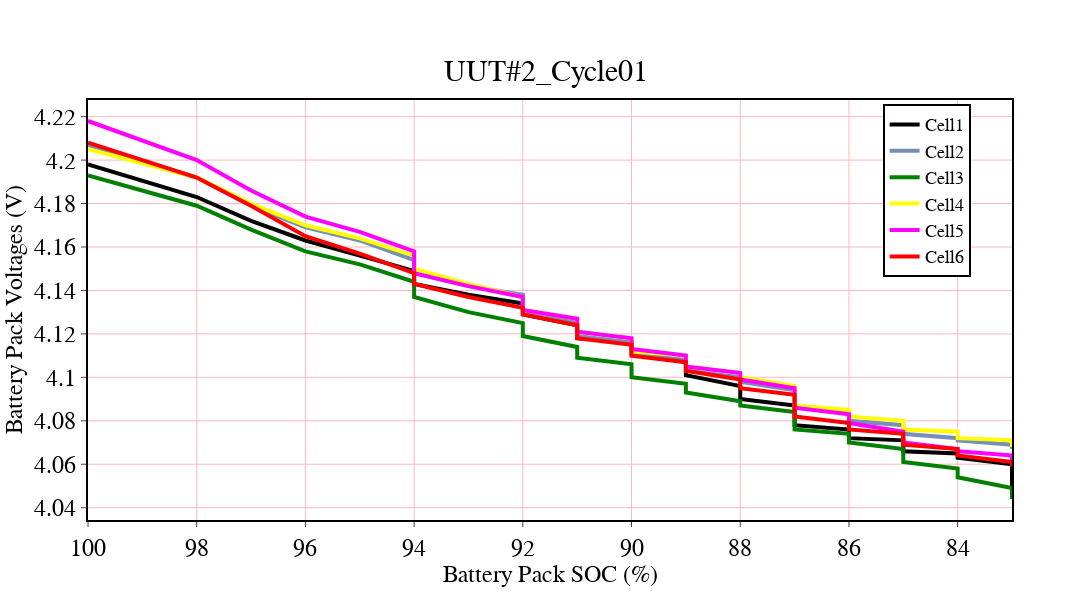
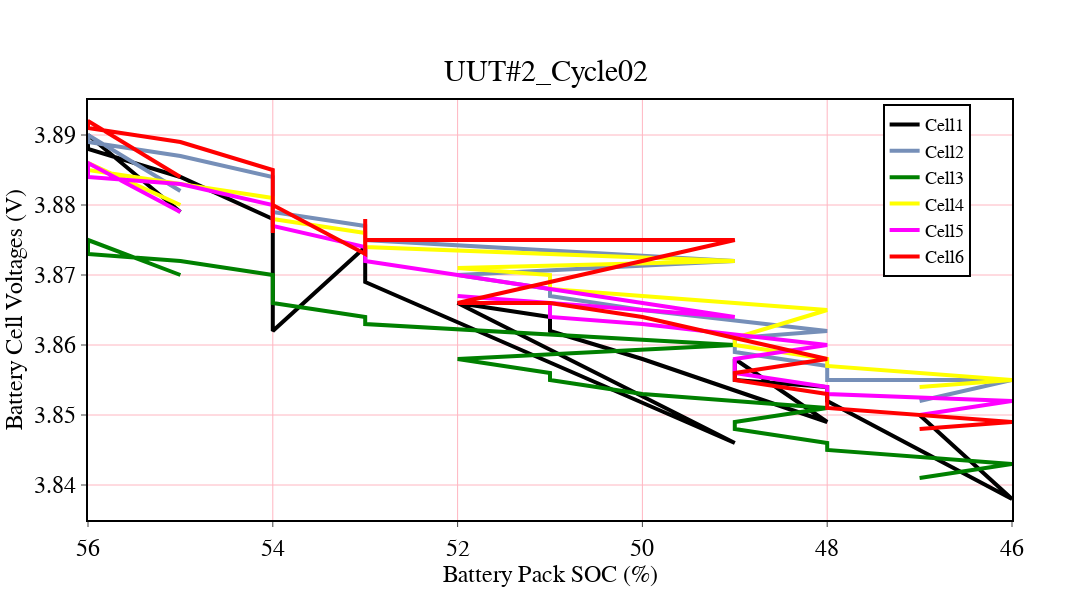

These figures' notebook cell, in order:
### Code cell
# Plot the 'Battery OCV [V]' with 'Battery SOC [%]' using line plot in plotly
fig = go.Figure()
#fig.add_trace(go.Scatter(x=df2_1['Battery SOC [%]'], y=df2_1['Battery OCV [V]'], name='UUT#1_Cycle01', line=dict(color='blue', width=4, dash='dashdot'), marker=dict(size=10, color='black', symbol='circle')))
fig.add_trace(go.Scatter(x=df2_1['Battery SOC [%]'], y=df2_1['Cell 1 '], name='Cell1', line=dict(color='light blue', width=4), marker=dict(size=10, color='black', symbol='circle')))
fig.add_trace(go.Scatter(x=df2_1['Battery SOC [%]'], y=df2_1['Cell 2 '], name='Cell2', line=dict(color='#768fb8', width=4), marker=dict(size=10, color='black', symbol='circle')))
fig.add_trace(go.Scatter(x=df2_1['Battery SOC [%]'], y=df2_1['Cell 3'], name='Cell3', line=dict(color='green', width=4), marker=dict(size=10, color='black', symbol='circle')))
fig.add_trace(go.Scatter(x=df2_1['Battery SOC [%]'], y=df2_1['Cell 4 '], name='Cell4', line=dict(color='yellow', width=4), marker=dict(size=10, color='black', symbol='circle')))
fig.add_trace(go.Scatter(x=df2_1['Battery SOC [%]'], y=df2_1['Cell  5 '], name='Cell5', line=dict(color='magenta', width=4), marker=dict(size=10, color='black', symbol='circle')))
fig.add_trace(go.Scatter(x=df2_1['Battery SOC [%]'], y=df2_1['Cell  6 '], name='Cell6', line=dict(color='red', width=4), marker=dict(size=10, color='black', symbol='circle')))

# flip the x and y axis
fig.update_layout(xaxis=dict(autorange="reversed"))
fig.update_layout(title='UUT#2_Cycle01')
# add description below the title as subtitle
fig.update_layout(title={'y': 0.9, 'x': 0.8, 'xanchor': 'center', 'yanchor': 'top'})
# add axis line and ticks
fig.update_xaxes(showline=True, linewidth=2, linecolor='black', mirror=True, ticks="outside")
fig.update_yaxes(showline=True, linewidth=2, linecolor='black', mirror=True, ticks="outside")
# Make x labels larger, and Times New Roman
fig.update_xaxes(title_text="Battery Pack SOC (%)", title_font=dict(size=24, family='Times New Roman', color='black'), title_standoff=25)
# Make y labels larger, and Times New Roman
fig.update_yaxes(title_text="Battery Pack Voltages (V) ", title_font=dict(size=24, family='Times New Roman', color='black'), title_standoff=25)
# change the legend font size and font family
fig.update_layout(legend=dict(font=dict(size=18, family='Times New Roman', color='black')))
# make background white
fig.update_layout(plot_bgcolor='white')
# Move x-label and y-label to the center
fig.update_layout(xaxis=dict(title=dict(standoff=5)), yaxis=dict(title=dict(standoff=5)))
# Icncrease x-axis and y-axis tick font size and font family
fig.update_xaxes(tickfont=dict(size=24, family='Times New Roman', color='black'))
fig.update_yaxes(tickfont=dict(size=24, family='Times New Roman', color='black'))
# add grid
fig.update_layout(xaxis=dict(showgrid=True, gridwidth=1, gridcolor='LightPink'), yaxis=dict(showgrid=True, gridwidth=1, gridcolor='LightPink'))
# add figure size
fig.update_layout(width=1200, height=600)
# keep the legend inside the plot area
fig.update_layout(legend=dict(x=0.86, y=0.99))
# Make title larger, and Times New Roman and center
fig.update_layout(title=dict(font=dict(size=30, family='Times New Roman', color='black'), x=0.5, xanchor='center'))
# add box around the legend
fig.update_layout(legend=dict(bordercolor='black', borderwidth=2))
fig.show()

# Plot the 'Battery OCV [V]' with 'Battery SOC [%]' using line plot in plotly
fig = go.Figure()
#fig.add_trace(go.Scatter(x=df2_2['Battery SOC [%]'], y=df2_2['Battery OCV [V]'], name='UUT#4_Cycle01', line=dict(color='blue', width=4, dash='dashdot'), marker=dict(size=10, color='black', symbol='circle')))
fig.add_trace(go.Scatter(x=df2_2['Battery SOC [%]'], y=df2_2['Cell 1 '], name='Cell1', line=dict(color='light blue', width=4), marker=dict(size=10, color='black', symbol='circle')))
fig.add_trace(go.Scatter(x=df2_2['Battery SOC [%]'], y=df2_2['Cell 2 '], name='Cell2', line=dict(color='#768fb8', width=4), marker=dict(size=10, color='black', symbol='circle')))
fig.add_trace(go.Scatter(x=df2_2['Battery SOC [%]'], y=df2_2['Cell 3'], name='Cell3', line=dict(color='green', width=4), marker=dict(size=10, color='black', symbol='circle')))
fig.add_trace(go.Scatter(x=df2_2['Battery SOC [%]'], y=df2_2['Cell 4 '], name='Cell4', line=dict(color='yellow', width=4), marker=dict(size=10, color='black', symbol='circle')))
fig.add_trace(go.Scatter(x=df2_2['Battery SOC [%]'], y=df2_2['Cell  5 '], name='Cell5', line=dict(color='magenta', width=4), marker=dict(size=10, color='black', symbol='circle')))
fig.add_trace(go.Scatter(x=df2_2['Battery SOC [%]'], y=df2_2['Cell  6 '], name='Cell6', line=dict(color='red', width=4), marker=dict(size=10, color='black', symbol='circle')))

# flip the x and y axis
fig.update_layout(xaxis=dict(autorange="reversed"))
fig.update_layout(title='UUT#2_Cycle02')
# add description below the title as subtitle
fig.update_layout(title={'y': 0.9, 'x': 0.8, 'xanchor': 'center', 'yanchor': 'top'})
# add axis line and ticks
fig.update_xaxes(showline=True, linewidth=2, linecolor='black', mirror=True, ticks="outside")
fig.update_yaxes(showline=True, linewidth=2, linecolor='black', mirror=True, ticks="outside")
# Make x labels larger, and Times New Roman
fig.update_xaxes(title_text="Battery Pack SOC (%)", title_font=dict(size=24, family='Times New Roman', color='black'), title_standoff=25)
# Make y labels larger, and Times New Roman
fig.update_yaxes(title_text="Battery Cell Voltages (V) ", title_font=dict(size=24, family='Times New Roman', color='black'), title_standoff=25)
# change the legend font size and font family
fig.update_layout(legend=dict(font=dict(size=18, family='Times New Roman', color='black')))
# make background white
fig.update_layout(plot_bgcolor='white')
# Move x-label and y-label to the center
fig.update_layout(xaxis=dict(title=dict(standoff=5)), yaxis=dict(title=dict(standoff=5)))
# Icncrease x-axis and y-axis tick font size and font family
fig.update_xaxes(tickfont=dict(size=24, family='Times New Roman', color='black'))
fig.update_yaxes(tickfont=dict(size=24, family='Times New Roman', color='black'))
# add grid
fig.update_layout(xaxis=dict(showgrid=True, gridwidth=1, gridcolor='LightPink'), yaxis=dict(showgrid=True, gridwidth=1, gridcolor='LightPink'))
# add figure size
fig.update_layout(width=1200, height=600)
# keep the legend inside the plot area
fig.update_layout(legend=dict(x=0.86, y=0.99))
# Make title larger, and Times New Roman and center
fig.update_layout(title=dict(font=dict(size=30, family='Times New Roman', color='black'), x=0.5, xanchor='center'))
# add box around the legend
fig.update_layout(legend=dict(bordercolor='black', borderwidth=2))
fig.show()

### Figure 1 — Plotly figure (JSON) as saved in the notebook; plotly's stock layout.template omitted (floating-point values rounded to 4 significant figures)
{"data": [{"line": {"color": "light blue", "width": 4}, "marker": {"color": "black", "size": 10, "symbol": "circle"}, "name": "Cell1", "type": "scatter", "x": [100, 98, 97, 96, 95, 94, 94, 93, 92, 92, 91, 91, 91, 90, 90, 90, 89, 89, 89, 88, 88, 87, 87, 87, 87, 86, 86, 86, 85, 85, 85, 84, 84, 83, 83], "y": [4.198, 4.183, 4.172, 4.163, 4.156, 4.149, 4.143, 4.138, 4.134, 4.129, 4.124, 4.12, 4.118, 4.116, 4.113, 4.111, 4.107, 4.104, 4.101, 4.096, 4.09, 4.087, 4.084, 4.082, 4.078, 4.076, 4.075, 4.072, 4.071, 4.07, 4.066, 4.065, 4.063, 4.06, 4.046]}, {"line": {"color": "#768fb8", "width": 4}, "marker": {"color": "black", "size": 10, "symbol": "circle"}, "name": "Cell2", "type": "scatter", "x": [100, 98, 97, 96, 95, 94, 94, 93, 92, 92, 91, 91, 91, 90, 90, 90, 89, 89, 89, 88, 88, 87, 87, 87, 87, 86, 86, 86, 85, 85, 85, 84, 84, 83, 83], "y": [4.207, 4.192, 4.179, 4.169, 4.163, 4.154, 4.148, 4.142, 4.138, 4.131, 4.125, 4.123, 4.119, 4.116, 4.114, 4.111, 4.108, 4.106, 4.103, 4.1, 4.098, 4.094, 4.091, 4.089, 4.086, 4.084, 4.082, 4.08, 4.078, 4.077, 4.074, 4.072, 4.071, 4.069, 4.067]}, {"line": {"color": "green", "width": 4}, "marker": {"color": "black", "size": 10, "symbol": "circle"}, "name": "Cell3", "type": "scatter", "x": [100, 98, 97, 96, 95, 94, 94, 93, 92, 92, 91, 91, 91, 90, 90, 90, 89, 89, 89, 88, 88, 87, 87, 87, 87, 86, 86, 86, 85, 85, 85, 84, 84, 83, 83], "y": [4.193, 4.179, 4.168, 4.158, 4.152, 4.144, 4.137, 4.13, 4.125, 4.119, 4.114, 4.112, 4.109, 4.106, 4.103, 4.1, 4.097, 4.094, 4.093, 4.089, 4.087, 4.084, 4.081, 4.079, 4.076, 4.074, 4.072, 4.07, 4.067, 4.065, 4.061, 4.058, 4.054, 4.049, 4.044]}, {"line": {"color": "yellow", "width": 4}, "marker": {"color": "black", "size": 10, "symbol": "circle"}, "name": "Cell4", "type": "scatter", "x": [100, 98, 97, 96, 95, 94, 94, 93, 92, 92, 91, 91, 91, 90, 90, 90, 89, 89, 89, 88, 88, 87, 87, 87, 87, 86, 86, 86, 85, 85, 85, 84, 84, 83, 83], "y": [4.205, 4.192, 4.18, 4.17, 4.164, 4.156, 4.15, 4.143, 4.137, 4.131, 4.127, 4.124, 4.121, 4.118, 4.115, 4.112, 4.11, 4.107, 4.105, 4.102, 4.1, 4.096, 4.092, 4.09, 4.087, 4.085, 4.083, 4.082, 4.08, 4.079, 4.076, 4.075, 4.072, 4.071, 4.068]}, {"line": {"color": "magenta", "width": 4}, "marker": {"color": "black", "size": 10, "symbol": "circle"}, "name": "Cell5", "type": "scatter", "x": [100, 98, 97, 96, 95, 94, 94, 93, 92, 92, 91, 91, 91, 90, 90, 90, 89, 89, 89, 88, 88, 87, 87, 87, 87, 86, 86, 86, 85, 85, 85, 84, 84, 83, 83], "y": [4.218, 4.2, 4.186, 4.174, 4.167, 4.158, 4.148, 4.142, 4.137, 4.131, 4.127, 4.124, 4.121, 4.118, 4.115, 4.113, 4.11, 4.107, 4.105, 4.102, 4.099, 4.095, 4.092, 4.089, 4.086, 4.083, 4.081, 4.079, 4.075, 4.072, 4.07, 4.067, 4.066, 4.064, 4.062]}, {"line": {"color": "red", "width": 4}, "marker": {"color": "black", "size": 10, "symbol": "circle"}, "name": "Cell6", "type": "scatter", "x": [100, 98, 97, 96, 95, 94, 94, 93, 92, 92, 91, 91, 91, 90, 90, 90, 89, 89, 89, 88, 88, 87, 87, 87, 87, 86, 86, 86, 85, 85, 85, 84, 84, 83, 83], "y": [4.208, 4.192, 4.179, 4.165, 4.157, 4.148, 4.143, 4.137, 4.132, 4.129, 4.124, 4.12, 4.118, 4.115, 4.112, 4.11, 4.107, 4.104, 4.103, 4.099, 4.095, 4.092, 4.087, 4.084, 4.082, 4.079, 4.077, 4.076, 4.074, 4.072, 4.069, 4.067, 4.064, 4.061, 4.059]}], "layout": {"height": 600, "legend": {"bordercolor": "black", "borderwidth": 2, "font": {"color": "black", "family": "Times New Roman", "size": 18}, "x": 0.86, "y": 0.99}, "plot_bgcolor": "white", "title": {"font": {"color": "black", "family": "Times New Roman", "size": 30}, "text": "UUT#2_Cycle01", "x": 0.5, "xanchor": "center", "y": 0.9, "yanchor": "top"}, "width": 1200, "xaxis": {"autorange": "reversed", "gridcolor": "LightPink", "gridwidth": 1, "linecolor": "black", "linewidth": 2, "mirror": true, "showgrid": true, "showline": true, "tickfont": {"color": "black", "family": "Times New Roman", "size": 24}, "ticks": "outside", "title": {"font": {"color": "black", "family": "Times New Roman", "size": 24}, "standoff": 5, "text": "Battery Pack SOC (%)"}}, "yaxis": {"gridcolor": "LightPink", "gridwidth": 1, "linecolor": "black", "linewidth": 2, "mirror": true, "showgrid": true, "showline": true, "tickfont": {"color": "black", "family": "Times New Roman", "size": 24}, "ticks": "outside", "title": {"font": {"color": "black", "family": "Times New Roman", "size": 24}, "standoff": 5, "text": "Battery Pack Voltages (V) "}}}}

### Figure 2 — Plotly figure (JSON) as saved in the notebook; plotly's stock layout.template omitted (floating-point values rounded to 4 significant figures)
{"data": [{"line": {"color": "light blue", "width": 4}, "marker": {"color": "black", "size": 10, "symbol": "circle"}, "name": "Cell1", "type": "scatter", "x": [55, 56, 56, 56, 55, 54, 54, 54, 53, 53, 53, 49, 52, 51, 51, 50, 48, 49, 49, 48, 48, 46, 47], "y": [3.879, 3.89, 3.888, 3.888, 3.884, 3.878, 3.87, 3.862, 3.874, 3.871, 3.869, 3.846, 3.866, 3.864, 3.862, 3.858, 3.849, 3.858, 3.855, 3.854, 3.852, 3.838, 3.85]}, {"line": {"color": "#768fb8", "width": 4}, "marker": {"color": "black", "size": 10, "symbol": "circle"}, "name": "Cell2", "type": "scatter", "x": [55, 56, 56, 56, 55, 54, 54, 54, 53, 53, 53, 49, 52, 51, 51, 50, 48, 49, 49, 48, 48, 46, 47], "y": [3.882, 3.89, 3.89, 3.889, 3.887, 3.884, 3.881, 3.879, 3.877, 3.876, 3.875, 3.872, 3.87, 3.868, 3.867, 3.865, 3.862, 3.861, 3.859, 3.857, 3.855, 3.855, 3.852]}, {"line": {"color": "green", "width": 4}, "marker": {"color": "black", "size": 10, "symbol": "circle"}, "name": "Cell3", "type": "scatter", "x": [55, 56, 56, 56, 55, 54, 54, 54, 53, 53, 53, 49, 52, 51, 51, 50, 48, 49, 49, 48, 48, 46, 47], "y": [3.87, 3.875, 3.874, 3.873, 3.872, 3.87, 3.868, 3.866, 3.864, 3.863, 3.863, 3.86, 3.858, 3.856, 3.855, 3.853, 3.851, 3.849, 3.848, 3.846, 3.845, 3.843, 3.841]}, {"line": {"color": "yellow", "width": 4}, "marker": {"color": "black", "size": 10, "symbol": "circle"}, "name": "Cell4", "type": "scatter", "x": [55, 56, 56, 56, 55, 54, 54, 54, 53, 53, 53, 49, 52, 51, 51, 50, 48, 49, 49, 48, 48, 46, 47], "y": [3.88, 3.886, 3.885, 3.885, 3.883, 3.881, 3.88, 3.878, 3.876, 3.875, 3.874, 3.872, 3.871, 3.87, 3.868, 3.867, 3.865, 3.861, 3.86, 3.858, 3.857, 3.855, 3.854]}, {"line": {"color": "magenta", "width": 4}, "marker": {"color": "black", "size": 10, "symbol": "circle"}, "name": "Cell5", "type": "scatter", "x": [55, 56, 56, 56, 55, 54, 54, 54, 53, 53, 53, 49, 52, 51, 51, 50, 48, 49, 49, 48, 48, 46, 47], "y": [3.879, 3.886, 3.885, 3.884, 3.883, 3.88, 3.879, 3.877, 3.874, 3.873, 3.872, 3.864, 3.867, 3.866, 3.864, 3.863, 3.86, 3.858, 3.856, 3.854, 3.853, 3.852, 3.85]}, {"line": {"color": "red", "width": 4}, "marker": {"color": "black", "size": 10, "symbol": "circle"}, "name": "Cell6", "type": "scatter", "x": [55, 56, 56, 56, 55, 54, 54, 54, 53, 53, 53, 49, 52, 51, 51, 50, 48, 49, 49, 48, 48, 46, 47], "y": [3.884, 3.892, 3.892, 3.891, 3.889, 3.885, 3.876, 3.88, 3.873, 3.878, 3.875, 3.875, 3.866, 3.866, 3.866, 3.864, 3.858, 3.856, 3.855, 3.853, 3.851, 3.849, 3.848]}], "layout": {"height": 600, "legend": {"bordercolor": "black", "borderwidth": 2, "font": {"color": "black", "family": "Times New Roman", "size": 18}, "x": 0.86, "y": 0.99}, "plot_bgcolor": "white", "title": {"font": {"color": "black", "family": "Times New Roman", "size": 30}, "text": "UUT#2_Cycle02", "x": 0.5, "xanchor": "center", "y": 0.9, "yanchor": "top"}, "width": 1200, "xaxis": {"autorange": "reversed", "gridcolor": "LightPink", "gridwidth": 1, "linecolor": "black", "linewidth": 2, "mirror": true, "showgrid": true, "showline": true, "tickfont": {"color": "black", "family": "Times New Roman", "size": 24}, "ticks": "outside", "title": {"font": {"color": "black", "family": "Times New Roman", "size": 24}, "standoff": 5, "text": "Battery Pack SOC (%)"}}, "yaxis": {"gridcolor": "LightPink", "gridwidth": 1, "linecolor": "black", "linewidth": 2, "mirror": true, "showgrid": true, "showline": true, "tickfont": {"color": "black", "family": "Times New Roman", "size": 24}, "ticks": "outside", "title": {"font": {"color": "black", "family": "Times New Roman", "size": 24}, "standoff": 5, "text": "Battery Cell Voltages (V) "}}}}
